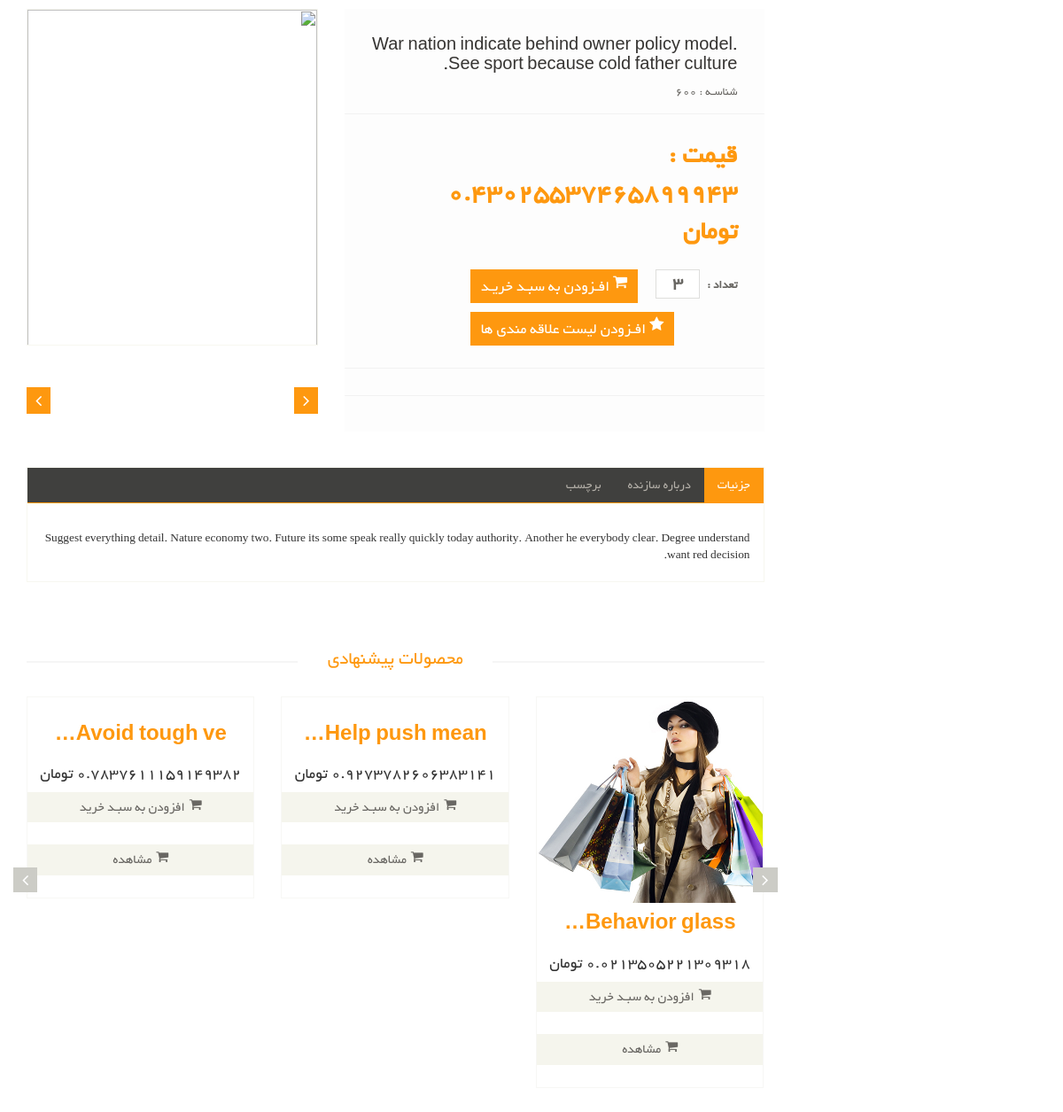
The page /product/600 on the database as committed earlier.
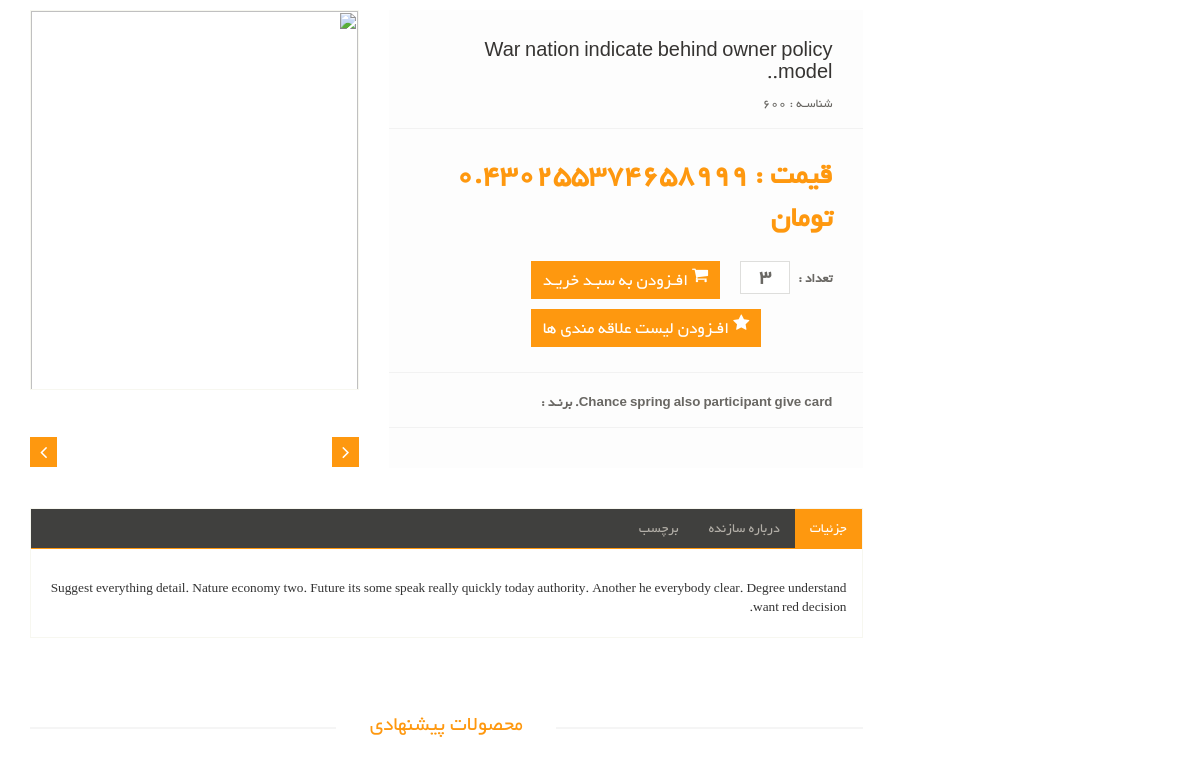
The same page on the database as committed later.
### Eshop_Product/models.py (models this page shows, shortened)
class Product(models.Model):
    name = models.CharField(max_length=100, db_index=True, verbose_name='نام')
    price = models.FloatField(verbose_name='قیمت')
    rating = models.IntegerField(validators=[MinValueValidator(0), MaxValueValidator(5)], verbose_name='ریت ها')
    description = models.TextField(db_index=True, verbose_name='توضیحات اصلی')
    short_description = models.TextField(db_index=True, verbose_name='توضیحات کوتاه')
    slug = models.SlugField(db_index=True, unique=True, blank=True, verbose_name='عنوان در url')
    is_active = models.BooleanField(default=True, verbose_name="فعال")
    category = models.ManyToManyField(ProductCategory, db_index=True, related_name='Products', verbose_name='کتگوری ها',
                                      blank=True, null=True)
    product_tags = models.ManyToManyField(ProductTag, related_name='Tags', verbose_name='تگ های محصول', blank=True,
                                          null=True)
    is_delete = models.BooleanField(default=False, verbose_name="حذف کردن")
    brand = models.ForeignKey(ProductBrand, null=True, blank=True, verbose_name='برند', on_delete=models.CASCADE)
    image = models.ImageField(upload_to='image/product/', null=True, blank=True, verbose_name='تصویر محصول')
    class Meta:
        verbose_name = 'محصول'
        verbose_name_plural = 'محصولات'
        unique_together = (('slug', 'id', 'is_active', 'is_delete'),)

class ProductBrand(models.Model):
    title = models.CharField(max_length=100, verbose_name="نام برند", db_index=True)
    slug = models.SlugField(max_length=100, unique=True, db_index=True, verbose_name='نام در url')
    is_active = models.BooleanField(default=True, verbose_name='فعال')
    is_deleted = models.BooleanField(default=False, verbose_name="حذف کردن")
    description = models.TextField(verbose_name="توضیحات برند")
    class Meta:
        verbose_name = 'برند'
        verbose_name_plural = 'برندها'

### Eshop_Product/views.py (the view)
# urls.py: path("<int:pk>", Product_Detail.as_view(), name='product_detail_page'),
class Product_Detail(DetailView):
    template_name = 'Eshop_Product/Product_Detail.html'
    model = Product
    context_object_name = 'Product_Detail'
    def get_context_data(self, **kwargs):
        user_ip = get_client_ip(self.request)
        con = super().get_context_data(**kwargs)
        product = self.get_object()
        request = self.request
        user_id = None
        if request.user.is_authenticated:
            user_id = self.request.user.id
        if not ProductVisit.objects.filter(ipaddress=user_ip, product=product).exists():
            ProductVisit.objects.create(ipaddress=user_ip, product=product, user_id=user_id).save()
        con['tags'] = self.object.product_tags.filter(is_delete=False, is_active=True).all()
        galleries = list(self.object.galleries.filter(is_delete=False, is_active=True).all())
        galleries.insert(0, self.object)
        con['galleries'] = list_slicer(galleries, 3)
        con['releted_product'] = list_slicer(list(Product.objects.filter(Q(is_delete=False, is_active=True),
                                                                         Q(brand_id=self.object.brand_id),
                                                                         ).exclude(pk=self.object.id
                                                                                   ).all()), 3)
        return con

### polls/templatetags/poll_extras.py (called while the page is built)
@register.filter(name='tdc')
def tdc(value: int):
    return '{:,}'.format(value)

### utils/get_ip.py (called while the page is built)
def get_client_ip(request):
    x_forwarded_for = request.META.get('HTTP_X_FORWARDED_FOR')
    if x_forwarded_for:
        x_forwarded_for = x_forwarded_for.split(',')[0]
    else:
        x_forwarded_for = request.META.get('REMOTE_ADDR')
    return x_forwarded_for

### utils/list_slicer.py (called while the page is built)
def list_slicer(UnSlicedList: list, group_size: int = 4):
    return_list = []
    ranged_list = range(0, len(UnSlicedList), group_size)
    for i in ranged_list:
        return_list.append(UnSlicedList[i:i + group_size])
    return return_list

### templates/Eshop_Product/Product_Detail.html (shortened to what the changed rows need)
{% extends 'Base/Base.html' %}
{% load static %}
{% load poll_extras %}
{% load thumbnail %}
{% load render_partial %}
{% block content %}
    <section>
        <div class="container">
            <div class="row">
                <div class="col-sm-9 padding-right">
                    <div class="product-details">
                        <div class="col-sm-7">
                            <div class="product-information">
                                <div>
                                    <h2>{{ Product_Detail.name }}</h2>
                                    <p> شناسـه : {{ Product_Detail.id }}</p>
                                </div>
                                <div>
									<span>
										<span>قیمت : {{ Product_Detail.price|tdc }} تومان</span>
									</span>
                                    <span class="">
									</span>
                                </div>
                                <div>
                                    {% if Product_Detail.brand %}
                                        <p><b> {{ Product_Detail.brand.title }} برنـد : </b></p>
                                    {% endif %}
                                </div>
                            </div>
                        </div>
                    </div>
                    <div class="category-tab shop-details-tab">
                        <div class="tab-content">
                            <div class="tab-pane fade active in" id="details">
                                <div class="col-md-12">
                                    <p>
                                        {{ Product_Detail.description|safe }}
                                    </p>
                                </div>
                            </div>
                        </div>
                    </div>
                    <div class="recommended_items">
                        <h2 class="title text-center">محصولات پیشنهادی</h2>
                        <div id="recommended-item-carousel" class="carousel slide" data-ride="carousel">
                            <div class="carousel-inner">
                                {% for products in releted_product %}
                                    <div class="item {% if forloop.first %} active{% endif %}">
                                        {% for product in products %}
                                            <div class="col-sm-4">
                                                <div class="product-image-wrapper">
                                                    <div class="single-products">
                                                        <div class="productinfo text-center">
                                                            {% thumbnail product.image '268x134' crop="center" as img %}
                                                                <img src="{{ img.url }}" alt="">
                                                            {% endthumbnail %}
                                                            <h2>{{ product.name|truncatechars:15 }}</h2>
                                                            <h4>{{ product.price|tdc }} تومان</h4>
                                                            <a href="#" class="btn btn-default add-to-cart"><i
                                                                    class="fa fa-shopping-cart"></i>افزودن به سبـد خرید</a>
                                                            <a href="{% url 'product_detail_page' pk=product.id %}"
                                                               class="btn btn-default add-to-cart"><i
                                                                    class="fa fa-shopping-cart"></i>مشاهده</a>
                                                        </div>
                                                    </div>
                                                </div>
                                            </div>
                                        {% endfor %}
                                    </div>
                                {% endfor %}
                            </div>
                            <a class="left recommended-item-control" href="#recommended-item-carousel"
                               data-slide="prev">
                                <i class="fa fa-angle-left"></i>
                            </a>
                            <a class="right recommended-item-control" href="#recommended-item-carousel"
                               data-slide="next">
                                <i class="fa fa-angle-right"></i>
                            </a>
                        </div>
                    </div>
                </div>
            </div>
        </div>
    </section>
{% endblock %}

Rows that differ between the two databases and show on the page:
no longer on this page (row unchanged): Product: name "Avoid tough ve…", price|tdc "0.7837611159149382"
no longer on this page (row unchanged): Product: name "Help push mean…", price|tdc "0.9273782606383141"
no longer on this page (row unchanged): Product: name "Behavior glass…", price|tdc "0.0213505221309318"
changed Product id 600: name "War nation indicate behind owner policy model. See sport because cold father culture." → "War nation indicate behind owner policy model.."; price|tdc "0.43025537465899943" → "0.430255374658999"; brand_id empty → 16 (drawn); brand (not shown) → "Chance spring also participant give card."
Other text that changed with them:
text now shown: "برنـد :"
